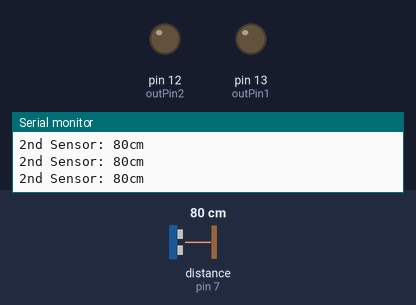
The sketch below on a simulated Arduino Uno, built with avr-gcc and run on an emulated ATmega328P. On the bench: output pins drawn as LEDs (lit = HIGH), the last lines printed to the serial monitor. Wiring (inferred from the names in the program): ultrasonic range finder: trigger pin 6; echo pin 7. Inputs (shaded band) come from the test bench; at power-on: distance to the obstacle (sensor on pin 7) 80 cm. The echo pulse lasts 58.3 µs per cm; pins used as bus, display or sensor lines are not drawn.

Above: at 1.2 s.
1.3 s: distance to the obstacle (sensor on pin 7) set to 120 cm
At 2.5 s:
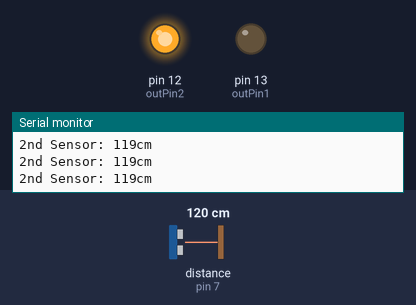
2.8 s: distance to the obstacle (sensor on pin 7) set to 2 cm
At 4.0 s:
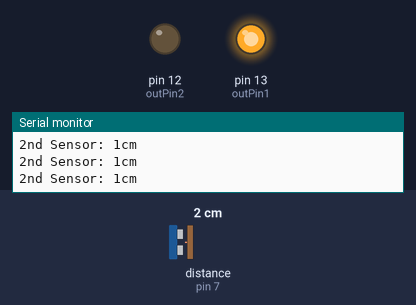
4.3 s: distance to the obstacle (sensor on pin 7) set to 74 cm
5.8 s: distance to the obstacle (sensor on pin 7) set to 80 cm
At 7.0 s:
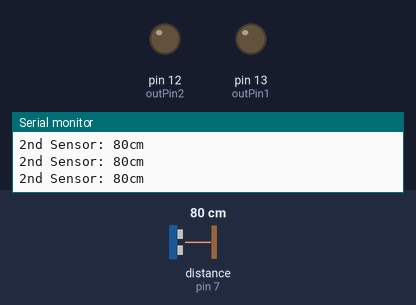
7.3 s: distance to the obstacle (sensor on pin 7) set to 4 cm
At 8.4 s:
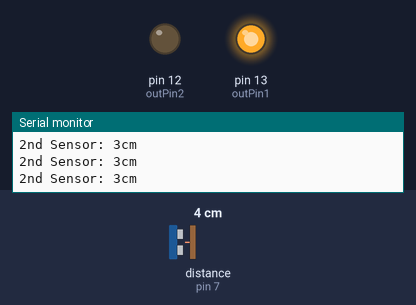
Timing chart, 0 to 9.8 s (numbered marks = the images above; inputs shaded):
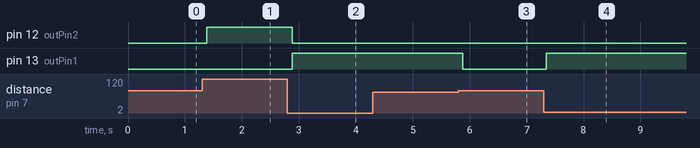

The sketch:

board2_final.ino
```cpp
        // the number of the input pin
const int outPin1 = 13; //speedbumps
const int outPin2 = 12; //potholes

const int trigPin2 = 6;
const int echoPin2 = 7;

int duration3, distance3;

void setup()
{
  Serial.begin (9600);
  pinMode(trigPin2, OUTPUT);
  pinMode(echoPin2, INPUT);
  pinMode(outPin1, OUTPUT);
  pinMode(outPin2, OUTPUT);

  digitalWrite (trigPin2, HIGH);
  delayMicroseconds (10);
  digitalWrite (trigPin2, LOW);
  duration3 = pulseIn (echoPin2, HIGH);
  distance3 = (duration3/2) / 29.1;

      Serial.print("2nd Sensor: start distance");
      Serial.print(distance3);
      Serial.print("cm    ");


}

void secondsensor(){ // This function is for second sensor.
    int duration2, distance2;
    digitalWrite (trigPin2, HIGH);
    delayMicroseconds (10);
    digitalWrite (trigPin2, LOW);
    duration2 = pulseIn (echoPin2, HIGH);
    distance2 = (duration2/2) / 29.1;

      Serial.print("2nd Sensor: ");
      Serial.print(distance2);
      Serial.print("cm    ");

    if (distance2 < (distance3 - 3)) {  // Change the number for long or short distances.
      digitalWrite (outPin1, HIGH);
      digitalWrite (outPin2, LOW);
    }
 else if(distance2 > (distance3 + 3)) {
      digitalWrite (outPin2, HIGH);
      digitalWrite (outPin1, LOW);
    }
    else { digitalWrite (outPin1, LOW);
    digitalWrite (outPin2, LOW);}
}


void loop()
{
Serial.println("\n");
secondsensor();
delay(100);
}
```

Measured:
- the behaviour switches between 77 and 78 cm on distance to the obstacle (sensor on pin 7) (found by bisection; images 2 and 3)
- after the input at 1.3 s, pin 12 (outPin2): LOW → HIGH after 0.08 s
- after the input at 2.8 s, pin 12 (outPin2): HIGH → LOW after 0.09 s; pin 13 (outPin1): LOW → HIGH after 0.09 s
- after the input at 5.8 s, pin 13 (outPin1): HIGH → LOW after 0.08 s
- after the input at 7.3 s, pin 13 (outPin1): LOW → HIGH after 0.05 s
